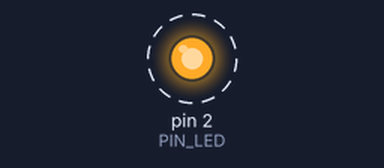
Recording of a sketch running on a simulated Arduino Uno, built with avr-gcc and run on an emulated ATmega328P. Shown: output pins drawn as LEDs (lit = HIGH). Dashed ring = blinking.

Above: at 0.2 s.
Timing chart, 0 to 3.0 s (numbered marks = the images above):
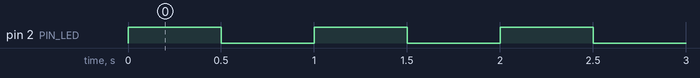

The sketch:

T02.ino
```cpp
// Задание 2.


#define PIN_LED 2 // Пин светодиода

/*
	Часота мигания 1 Гц значит, что период мигания
	(вкл. и выкл светодиода занимает 1с (1000 мс) )

	полпериода (500 мс) светодиод горит, полпериода не горит.
*/
#define HALF_BLINK_PERIOD (1000 / 2) // Задание полупериода мигания светодиода

// Настройка платы для этого задания.

void setup() {
	// Установка пина PIN_LED (2) как выход
	pinMode(PIN_LED, OUTPUT);
}

// Мигаем светодиодом в цикле

void loop() {
	// Включаем светодиод на 500 мс (первый полупериод)
	digitalWrite(PIN_LED, HIGH);
	delay(HALF_BLINK_PERIOD);

	// Выключаем светодиод на 500 мс (второй полупериод)
	digitalWrite(PIN_LED, LOW);
	delay(HALF_BLINK_PERIOD);
}
```

Measured:
- by itself, pin 2 (PIN_LED): alternates HIGH for 0.50 s and LOW for 0.50 s
